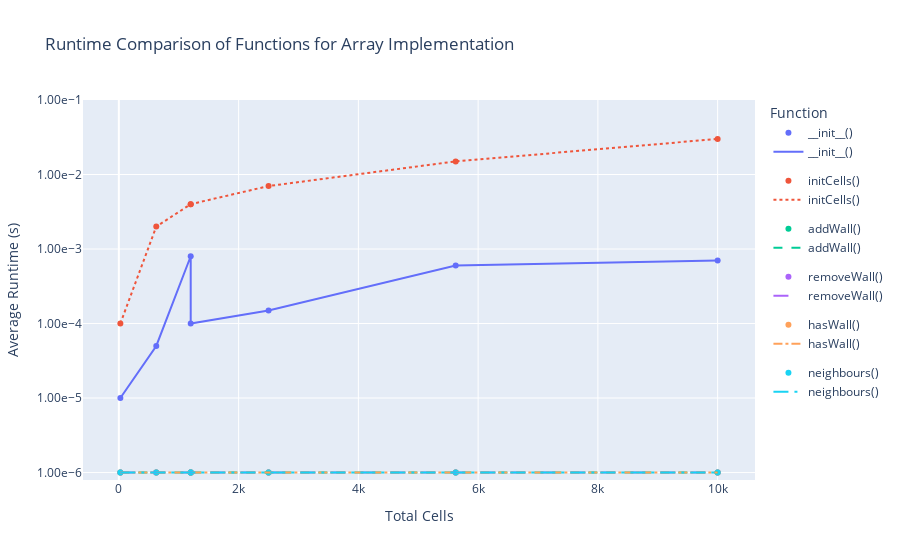

Notebook code for this chart:
### Code cell
import plotly.graph_objects as go
import plotly.express as px

# Specify the desired functions
functions = ['__init__()', 'initCells()', 'addWall()', 'removeWall()', 'hasWall()', 'neighbours()']

# Define line styles and widths for each function
line_styles = ['solid', 'dot', 'dash', 'longdash', 'dashdot', 'longdashdot']
line_widths = [2, 2, 2, 2, 2, 2]

# Create the scatter plot
fig_scatter = px.scatter(
    data_frame=arrayFunctionsDF,
    x='totalCells',
    y=functions,
    labels={'totalCells': 'Total Cells', '__init__()': '__init__()', 'initCells()': 'initCells()', 'addWall()': 'addWall()', 'removeWall()': 'removeWall()', 'hasWall()': 'hasWall()', 'neighbours()': 'neighbours()'},
    title='Total Cells vs. Average Runtime for Selected Array Functions',
    hover_data={'totalCells': ':.2f', 'value': ':.2e'}
)

# Create the line plot with different line styles and widths
fig_line = px.line(
    data_frame=arrayFunctionsDF,
    x='totalCells',
    y=functions,
    labels={'totalCells': 'Total Cells', '__init__()': '__init__()', 'initCells()': 'initCells()', 'addWall()': 'addWall()', 'removeWall()': 'removeWall()', 'hasWall()': 'hasWall()', 'neighbours()': 'neighbours()'},
    hover_data={'totalCells': ':.2f', 'value': ':.2e'}
)

# Combine the scatter and line plots
fig_combine = go.Figure(data=fig_scatter.data + fig_line.data)

# Update line styles and widths for each trace
for i, trace in enumerate(fig_combine.data[len(functions):]):
    trace.line.dash = line_styles[i]
    trace.line.width = line_widths[i]

# Update the layout with logarithmic y-axis and scientific notation
fig_combine.update_layout(
    title='Runtime Comparison of Functions for Array Implementation',
    xaxis_title='Total Cells',
    yaxis_title='Average Runtime (s)',
    legend_title='Function',
    yaxis_type='log',
    yaxis_tickformat='.2e',  # Display tick labels in scientific notation with 2 decimal places
    yaxis_tickvals=[1e-7, 1e-6, 1e-5, 1e-4, 1e-3, 1e-2, 1e-1, 1e0],  # Custom tick values
    yaxis_range=[-6.1, -1],  # Set the y-axis range to accommodate the custom tick values
    hoverlabel=dict(namelength=-1)  # Display full hover labels
)

fig_combine.show()

### Figure 1 — Plotly figure (JSON) as saved in the notebook; plotly's stock layout.template omitted (floating-point values rounded to 4 significant figures)
{"data": [{"hovertemplate": "variable=__init__()<br>Total Cells=%{x:.2f}<br>value=%{y:.2e}<extra></extra>", "legendgroup": "__init__()", "marker": {"color": "#636efa", "symbol": "circle"}, "mode": "markers", "name": "__init__()", "orientation": "v", "showlegend": true, "type": "scatter", "x": [25, 625, 1200, 1200, 2500, 5625, 10000], "xaxis": "x", "y": [1e-05, 5e-05, 0.0008, 0.0001, 0.00015, 0.0006, 0.0007], "yaxis": "y"}, {"hovertemplate": "variable=initCells()<br>Total Cells=%{x:.2f}<br>value=%{y:.2e}<extra></extra>", "legendgroup": "initCells()", "marker": {"color": "#EF553B", "symbol": "circle"}, "mode": "markers", "name": "initCells()", "orientation": "v", "showlegend": true, "type": "scatter", "x": [25, 625, 1200, 1200, 2500, 5625, 10000], "xaxis": "x", "y": [0.0001, 0.002, 0.004, 0.004, 0.007, 0.015, 0.03], "yaxis": "y"}, {"hovertemplate": "variable=addWall()<br>Total Cells=%{x:.2f}<br>value=%{y:.2e}<extra></extra>", "legendgroup": "addWall()", "marker": {"color": "#00cc96", "symbol": "circle"}, "mode": "markers", "name": "addWall()", "orientation": "v", "showlegend": true, "type": "scatter", "x": [25, 625, 1200, 1200, 2500, 5625, 10000], "xaxis": "x", "y": [1e-06, 1e-06, 1e-06, 1e-06, 1e-06, 1e-06, 1e-06], "yaxis": "y"}, {"hovertemplate": "variable=removeWall()<br>Total Cells=%{x:.2f}<br>value=%{y:.2e}<extra></extra>", "legendgroup": "removeWall()", "marker": {"color": "#ab63fa", "symbol": "circle"}, "mode": "markers", "name": "removeWall()", "orientation": "v", "showlegend": true, "type": "scatter", "x": [25, 625, 1200, 1200, 2500, 5625, 10000], "xaxis": "x", "y": [1e-06, 1e-06, 1e-06, 1e-06, 1e-06, 1e-06, 1e-06], "yaxis": "y"}, {"hovertemplate": "variable=hasWall()<br>Total Cells=%{x:.2f}<br>value=%{y:.2e}<extra></extra>", "legendgroup": "hasWall()", "marker": {"color": "#FFA15A", "symbol": "circle"}, "mode": "markers", "name": "hasWall()", "orientation": "v", "showlegend": true, "type": "scatter", "x": [25, 625, 1200, 1200, 2500, 5625, 10000], "xaxis": "x", "y": [1e-06, 1e-06, 1e-06, 1e-06, 1e-06, 1e-06, 1e-06], "yaxis": "y"}, {"hovertemplate": "variable=neighbours()<br>Total Cells=%{x:.2f}<br>value=%{y:.2e}<extra></extra>", "legendgroup": "neighbours()", "marker": {"color": "#19d3f3", "symbol": "circle"}, "mode": "markers", "name": "neighbours()", "orientation": "v", "showlegend": true, "type": "scatter", "x": [25, 625, 1200, 1200, 2500, 5625, 10000], "xaxis": "x", "y": [1e-06, 1e-06, 1e-06, 1e-06, 1e-06, 1e-06, 1e-06], "yaxis": "y"}, {"hovertemplate": "variable=__init__()<br>Total Cells=%{x:.2f}<br>value=%{y:.2e}<extra></extra>", "legendgroup": "__init__()", "line": {"color": "#636efa", "dash": "solid", "width": 2}, "marker": {"symbol": "circle"}, "mode": "lines", "name": "__init__()", "orientation": "v", "showlegend": true, "type": "scatter", "x": [25, 625, 1200, 1200, 2500, 5625, 10000], "xaxis": "x", "y": [1e-05, 5e-05, 0.0008, 0.0001, 0.00015, 0.0006, 0.0007], "yaxis": "y"}, {"hovertemplate": "variable=initCells()<br>Total Cells=%{x:.2f}<br>value=%{y:.2e}<extra></extra>", "legendgroup": "initCells()", "line": {"color": "#EF553B", "dash": "dot", "width": 2}, "marker": {"symbol": "circle"}, "mode": "lines", "name": "initCells()", "orientation": "v", "showlegend": true, "type": "scatter", "x": [25, 625, 1200, 1200, 2500, 5625, 10000], "xaxis": "x", "y": [0.0001, 0.002, 0.004, 0.004, 0.007, 0.015, 0.03], "yaxis": "y"}, {"hovertemplate": "variable=addWall()<br>Total Cells=%{x:.2f}<br>value=%{y:.2e}<extra></extra>", "legendgroup": "addWall()", "line": {"color": "#00cc96", "dash": "dash", "width": 2}, "marker": {"symbol": "circle"}, "mode": "lines", "name": "addWall()", "orientation": "v", "showlegend": true, "type": "scatter", "x": [25, 625, 1200, 1200, 2500, 5625, 10000], "xaxis": "x", "y": [1e-06, 1e-06, 1e-06, 1e-06, 1e-06, 1e-06, 1e-06], "yaxis": "y"}, {"hovertemplate": "variable=removeWall()<br>Total Cells=%{x:.2f}<br>value=%{y:.2e}<extra></extra>", "legendgroup": "removeWall()", "line": {"color": "#ab63fa", "dash": "longdash", "width": 2}, "marker": {"symbol": "circle"}, "mode": "lines", "name": "removeWall()", "orientation": "v", "showlegend": true, "type": "scatter", "x": [25, 625, 1200, 1200, 2500, 5625, 10000], "xaxis": "x", "y": [1e-06, 1e-06, 1e-06, 1e-06, 1e-06, 1e-06, 1e-06], "yaxis": "y"}, {"hovertemplate": "variable=hasWall()<br>Total Cells=%{x:.2f}<br>value=%{y:.2e}<extra></extra>", "legendgroup": "hasWall()", "line": {"color": "#FFA15A", "dash": "dashdot", "width": 2}, "marker": {"symbol": "circle"}, "mode": "lines", "name": "hasWall()", "orientation": "v", "showlegend": true, "type": "scatter", "x": [25, 625, 1200, 1200, 2500, 5625, 10000], "xaxis": "x", "y": [1e-06, 1e-06, 1e-06, 1e-06, 1e-06, 1e-06, 1e-06], "yaxis": "y"}, {"hovertemplate": "variable=neighbours()<br>Total Cells=%{x:.2f}<br>value=%{y:.2e}<extra></extra>", "legendgroup": "neighbours()", "line": {"color": "#19d3f3", "dash": "longdashdot", "width": 2}, "marker": {"symbol": "circle"}, "mode": "lines", "name": "neighbours()", "orientation": "v", "showlegend": true, "type": "scatter", "x": [25, 625, 1200, 1200, 2500, 5625, 10000], "xaxis": "x", "y": [1e-06, 1e-06, 1e-06, 1e-06, 1e-06, 1e-06, 1e-06], "yaxis": "y"}], "layout": {"autosize": true, "hoverlabel": {"namelength": -1}, "legend": {"title": {"text": "Function"}}, "title": {"text": "Runtime Comparison of Functions for Array Implementation"}, "xaxis": {"autorange": true, "range": [-580.9, 10610.0], "title": {"text": "Total Cells"}, "type": "linear"}, "yaxis": {"range": [-6.1, -1], "tickformat": ".2e", "tickvals": [1e-07, 1e-06, 1e-05, 0.0001, 0.001, 0.01, 0.1, 1], "title": {"text": "Average Runtime (s)"}, "type": "log"}}}
